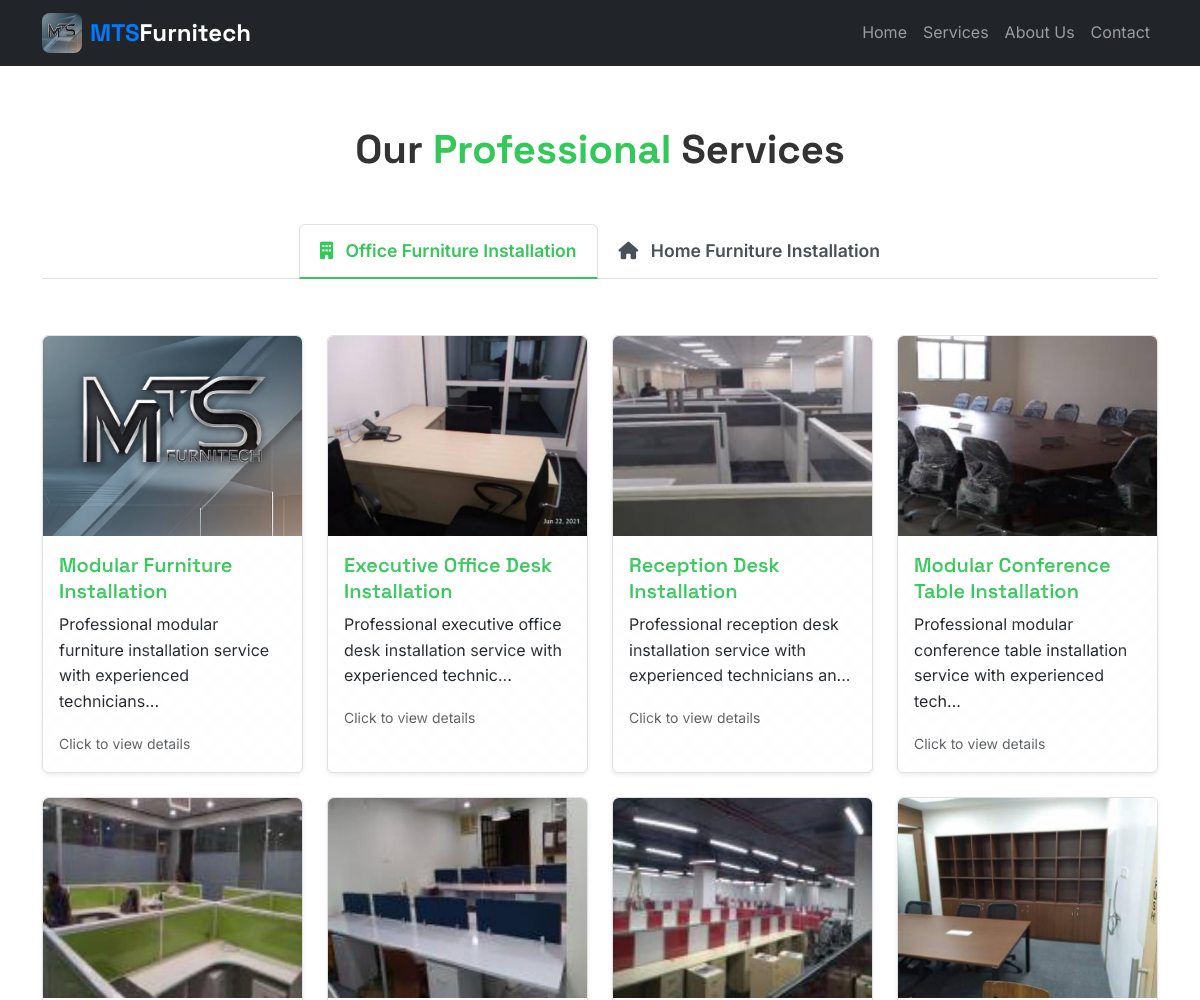
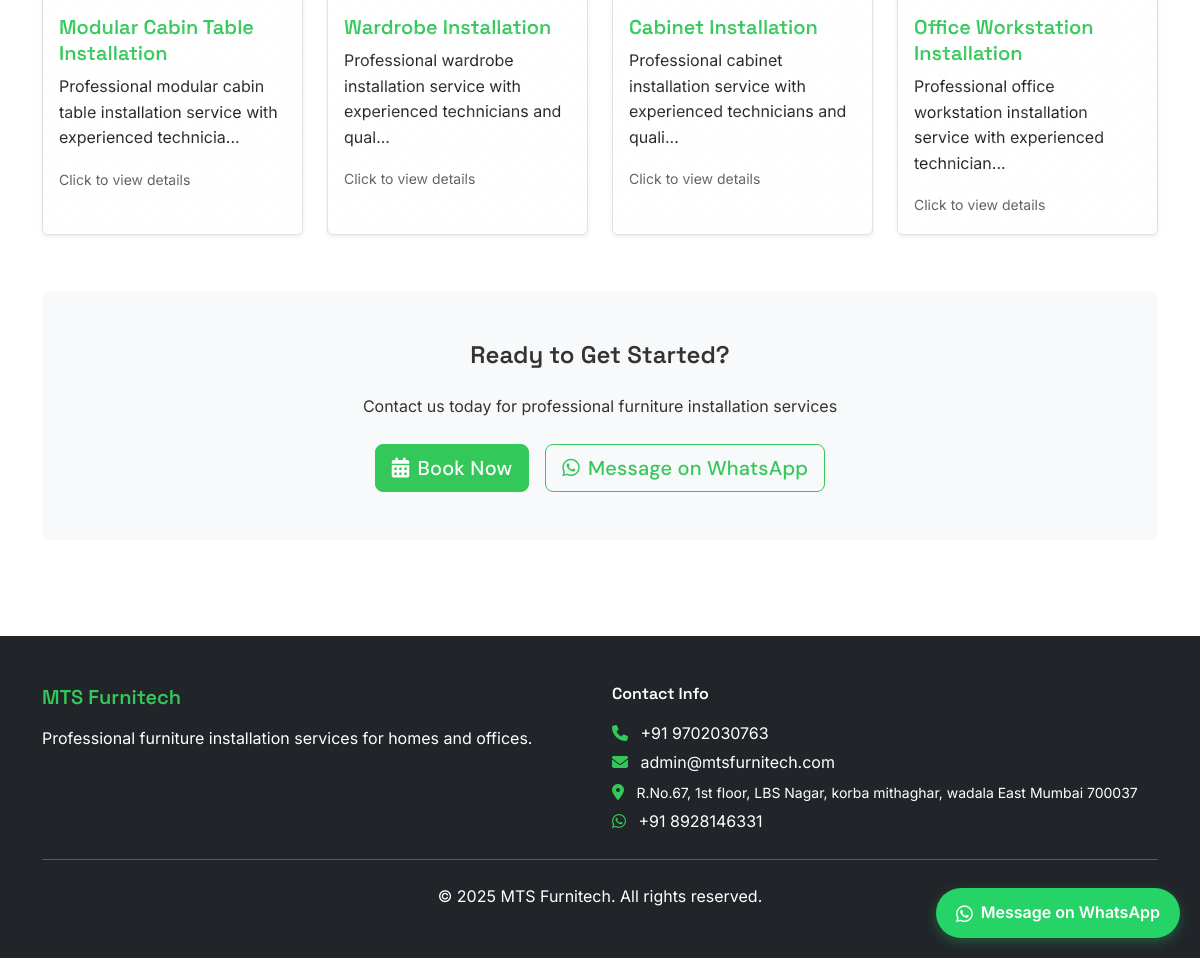
/services, run on the app's committed database (2 pictures, top to bottom).
### models.py (models this page shows)
class SiteSettings(db.Model):
    id = db.Column(db.Integer, primary_key=True)
    logo_path = db.Column(db.String(200))
    whatsapp_number = db.Column(db.String(20), default="+91XXXXXXXXXX")
    phone_number = db.Column(db.String(20), default="+91 9702030763")
    email = db.Column(db.String(100), default="admin@mtsfurnitech.com")
    address = db.Column(db.Text, default="R.No.67, 1st floor, LBS Nagar, korba mithaghar, wadala East Mumbai 700037")
    company_name = db.Column(db.String(100), default="MTS Furnitech")
    updated_at = db.Column(db.DateTime, default=datetime.utcnow, onupdate=datetime.utcnow)

class Service(db.Model):
    id = db.Column(db.Integer, primary_key=True)
    title = db.Column(db.String(100), nullable=False)
    description = db.Column(db.Text, nullable=False)
    category = db.Column(db.String(20), nullable=False)  # 'office' or 'home'
    image_path = db.Column(db.String(200))
    order_index = db.Column(db.Integer, default=0)
    is_active = db.Column(db.Boolean, default=True)
    created_at = db.Column(db.DateTime, default=datetime.utcnow)

### routes.py (the view)
@app.route('/services')
def services():
    settings = get_site_settings()
    init_default_services()
    office_services = Service.query.filter_by(category='office', is_active=True).order_by(Service.order_index).all()
    home_services = Service.query.filter_by(category='home', is_active=True).order_by(Service.order_index).all()
    return render_template('services.html',
                         settings=settings,
                         office_services=office_services,
                         home_services=home_services)

### routes.py (called while the page is built)
def get_site_settings():
    settings = SiteSettings.query.first()
    if not settings:
        settings = SiteSettings()
        db.session.add(settings)
        db.session.commit()
    return settings

### templates/services.html (shortened to what this page needs)
{% extends "base.html" %}
{% block content %}
<div class="container py-5">
    <div class="row">
        <div class="col-12">
            <h1 class="text-center mb-5">Our <span class="text-success fw-bold">Professional</span> Services</h1>
        </div>
    </div>
    <div class="row">
        <div class="col-12">
            <ul class="nav nav-tabs justify-content-center mb-4" id="servicesTabs" role="tablist">
                <li class="nav-item" role="presentation">
                    <button class="nav-link active" id="office-tab" data-bs-toggle="tab" data-bs-target="#office" type="button" role="tab" aria-controls="office" aria-selected="true">
                        <i class="fas fa-building me-2"></i>
                        Office Furniture Installation
                    </button>
                </li>
                <li class="nav-item" role="presentation">
                    <button class="nav-link" id="home-tab" data-bs-toggle="tab" data-bs-target="#home" type="button" role="tab" aria-controls="home" aria-selected="false">
                        <i class="fas fa-home me-2"></i>
                        Home Furniture Installation
                    </button>
                </li>
            </ul>
            <div class="tab-content" id="servicesTabContent">
                <div class="tab-pane fade show active" id="office" role="tabpanel" aria-labelledby="office-tab">
                    <div class="row">
                        {% for service in office_services %}
                        <div class="col-lg-3 col-md-4 col-sm-6 mb-4">
                            <div class="card h-100 shadow-sm service-card" data-bs-toggle="modal" data-bs-target="#serviceModal"
                                 data-title="{{ service.title }}" data-description="{{ service.description }}"
                                 data-image="{{ url_for('static', filename=service.image_path) if service.image_path else 'https://via.placeholder.com/400x300?text=Office+Service' }}">
                                <div class="card-img-container">
                                    <img src="{{ url_for('static', filename=service.image_path) if service.image_path else 'https://via.placeholder.com/400x300?text=Office+Service' }}"
                                         class="card-img-top" alt="{{ service.title }}" loading="lazy">
                                </div>
                                <div class="card-body">
                                    <h5 class="card-title text-success">{{ service.title }}</h5>
                                    <p class="card-text">{{ service.description[:80] }}...</p>
                                    <small class="text-muted">Click to view details</small>
                                </div>
                            </div>
                        </div>
                        {% endfor %}
                    </div>
                </div>
            </div>
        </div>
    </div>
    <div class="row">
        <div class="col-12 text-center">
            <div class="bg-light p-5 rounded">
                <h3 class="mb-4">Ready to Get Started?</h3>
                <p class="mb-4">Contact us today for professional furniture installation services</p>
                <div class="d-flex justify-content-center gap-3 flex-wrap">
                    <a href="{{ url_for('contact') }}" class="btn btn-success btn-lg">
                        <i class="fas fa-calendar-alt me-2"></i>Book Now
                    </a>
                    <a href="https://wa.me/{{ settings.whatsapp_number.replace('+', '').replace(' ', '') }}?text=Hello! I'm interested in your furniture installation services." target="_blank" class="btn btn-outline-success btn-lg">
                        <i class="fab fa-whatsapp me-2"></i>Message on WhatsApp
                    </a>
                </div>
            </div>
        </div>
    </div>
</div>
{% endblock %}

### templates/base.html (shortened to what this page needs)
<!DOCTYPE html>
<html lang="en">
<head>
    <link href="https://cdn.jsdelivr.net/npm/bootstrap@5.3.0/dist/css/bootstrap.min.css" rel="stylesheet">
    <link rel="stylesheet" href="https://cdnjs.cloudflare.com/ajax/libs/font-awesome/6.4.0/css/all.min.css">
    <link rel="stylesheet" href="{{ url_for('static', filename='css/style.css') }}">
</head>
<body>
    <nav class="navbar navbar-expand-lg navbar-dark bg-dark fixed-top">
        <div class="container">
            <a class="navbar-brand fw-bold d-flex align-items-center" href="{{ url_for('index') }}">
                <div class="logo-container me-2">
                    {% if settings.logo_path %}
                        <img src="{{ url_for('static', filename=settings.logo_path) }}" alt="MTS Furnitech" height="40" class="logo-image">
                    {% else %}
                        <div class="logo-placeholder">
                            <i class="fas fa-tools text-success"></i>
                        </div>
                    {% endif %}
                </div>
                <span class="text-primary">MTS</span> Furnitech
            </a>
            <div class="collapse navbar-collapse" id="navbarNav">
                <ul class="navbar-nav ms-auto">
                    <li class="nav-item">
                        <a class="nav-link" href="{{ url_for('index') }}">Home</a>
                    </li>
                    <li class="nav-item">
                        <a class="nav-link" href="{{ url_for('services') }}">Services</a>
                    </li>
                    <li class="nav-item">
                        <a class="nav-link" href="{{ url_for('about') }}">About Us</a>
                    </li>
                    <li class="nav-item">
                        <a class="nav-link" href="{{ url_for('contact') }}">Contact</a>
                    </li>
                </ul>
            </div>
        </div>
    </nav>
    <main class="main-content">
        {% block content %}{% endblock %}
    </main>
    <footer class="bg-dark text-white py-5 mt-5">
        <div class="container">
            <div class="row">
                <div class="col-md-6">
                    <h5 class="text-success">MTS Furnitech</h5>
                    <p class="mb-3">Professional furniture installation services for homes and offices.</p>
                </div>
                <div class="col-md-6">
                    <h6>Contact Info</h6>
                    <p class="mb-1">
                        <i class="fas fa-phone text-success me-2"></i>
                        <a href="tel:{{ settings.phone_number.replace(' ', '').replace('-', '') }}" class="text-white text-decoration-none">{{ settings.phone_number }}</a>
                    </p>
                    <p class="mb-1">
                        <i class="fas fa-envelope text-success me-2"></i>
                        <a href="mailto:{{ settings.email }}" class="text-white text-decoration-none">{{ settings.email }}</a>
                    </p>
                    <p class="mb-1">
                        <i class="fas fa-map-marker-alt text-success me-2"></i>
                        <small>{{ settings.address }}</small>
                    </p>
                    <p class="mb-0">
                        <i class="fab fa-whatsapp text-success me-2"></i>
                        <a href="https://wa.me/{{ settings.whatsapp_number.replace('+', '').replace(' ', '') }}" class="text-white text-decoration-none">
                            {{ settings.whatsapp_number }}
                        </a>
                    </p>
                </div>
            </div>
            <hr class="my-4">
            <div class="text-center">
                <p class="mb-0">&copy; 2025 MTS Furnitech. All rights reserved.</p>
            </div>
        </div>
    </footer>
    <div class="whatsapp-float">
        <a href="https://wa.me/{{ settings.whatsapp_number.replace('+', '').replace(' ', '') }}?text=Hello! I'm interested in your furniture installation services." target="_blank" class="whatsapp-btn">
            <i class="fab fa-whatsapp"></i>
            <span>Message on WhatsApp</span>
        </a>
    </div>
</body>
</html>

### static/css/style.css (style rules this page uses)
:root { --primary-green: #34C759; --primary-blue: #007bff; --dark-gray: #333333; --light-gray: #F7F7F7; --success-green: #34C759; --warning-yellow: #FFC107; }
body { font-family: 'Inter', -apple-system, BlinkMacSystemFont, sans-serif; font-weight: 400; line-height: 1.6; color: var(--dark-gray); }
h1, h2, h3, h4, h5, h6 { font-family: 'Space Grotesk', -apple-system, BlinkMacSystemFont, sans-serif; font-weight: 600; line-height: 1.3; margin-bottom: 1rem; }
h1 { font-weight: 700; font-size: 2.5rem; }
h3 { font-weight: 600; font-size: 1.5rem; }
.btn { font-family: 'DM Sans', sans-serif; font-weight: 500; letter-spacing: 0.01em; border-radius: 8px; }
.navbar-brand { font-family: 'Space Grotesk', sans-serif; font-weight: 700; }
.main-content { padding-top: 76px; }
.service-card { transition: transform 0.2s ease; cursor: pointer; }
.card-img-container { height: 200px; overflow: hidden; border-radius: 0.375rem 0.375rem 0 0; }
.card-img-top { height: 100%; width: 100%; object-fit: cover; transition: transform 0.3s ease; }
.card-img-top { background: #f8f9fa; background-repeat: no-repeat; background-position: center; background-size: 50px 50px; }
.service-card .card-title { font-family: 'Space Grotesk', sans-serif; font-weight: 600; }
.service-card .card-text { font-family: 'Inter', sans-serif; font-weight: 400; }
.text-center h2, .text-center h3 { font-family: 'Space Grotesk', sans-serif; }
.nav-tabs .nav-link { color: #495057; border: 1px solid transparent; font-weight: 600; padding: 12px 20px; font-size: 1.1rem; }
.nav-tabs .nav-link.active { color: var(--primary-green); background-color: #fff; border-color: #dee2e6 #dee2e6 #fff; border-bottom: 2px solid var(--primary-green); }
.tab-content { padding: 2rem 0; }
.service-card { transition: all 0.3s ease; cursor: pointer; border: 1px solid #dee2e6; }
.card-img-container { height: 200px; overflow: hidden; background-color: #f8f9fa; display: flex; align-items: center; justify-content: center; }
.card-img-container img { width: 100%; height: 100%; object-fit: cover; transition: transform 0.3s ease; border-radius: 0; }
.card-img-container::before { content: ''; position: absolute; top: 0; left: 0; right: 0; bottom: 0; background: linear-gradient(45deg, #f8f9fa 25%, transparent 25%), linear-gradient(-45deg, #f8f9fa 25%, transparent 25%), linear-gradient(45deg, transparent 75%, #f8f9fa 75%), linear-gradient(-45deg, transparent 75%, #f8f9fa 75%); background-size: 20px 20px; background-position: 0 0, 0 10px, 10px -10px, -10px 0px; opacity: 0.1; z-index: 1; }
.card-img-container img { position: relative; z-index: 2; }
.whatsapp-float { position: fixed; bottom: 20px; right: 20px; z-index: 1000; }
.whatsapp-btn { background-color: #25d366; color: white; border-radius: 50px; padding: 12px 20px; text-decoration: none; display: flex; align-items: center; gap: 8px; box-shadow: 0 4px 12px rgba(37, 211, 102, 0.3); transition: all 0.3s ease; font-weight: 600; }
.whatsapp-btn i { font-size: 1.2rem; }
.btn-success { background-color: var(--primary-green); border-color: var(--primary-green); }
.btn-outline-success { color: var(--primary-green); border-color: var(--primary-green); }
.text-success { color: var(--primary-green) !important; }
.text-primary { color: var(--primary-blue) !important; }
.fw-bold { font-weight: 700 !important; }
.navbar-brand { font-family: 'Space Grotesk', sans-serif; font-size: 1.5rem; font-weight: 700; }
.logo-container { width: 40px; height: 40px; display: flex; align-items: center; justify-content: center; }
.logo-image { border-radius: 8px; object-fit: contain; }
footer { background-color: var(--dark-gray) !important; }
footer a { transition: color 0.3s ease; }
.card { transition: all 0.3s ease; }
.btn { transition: all 0.3s ease; }

### data on the page
SiteSettings: logo_path (picture), phone_number "+91 9702030763", email "admin@mtsfurnitech.com", address "R.No.67, 1st floor, LBS Nagar, korba mithaghar, wadala East Mumbai 700037", whatsapp_number "+91 8928146331"
Service: image_path (picture)
Service: image_path (picture)
Service: image_path (picture)
Service: image_path (picture)
Service: image_path (picture)
Service: image_path (picture)
Service: image_path (picture)
Service: image_path (picture)
